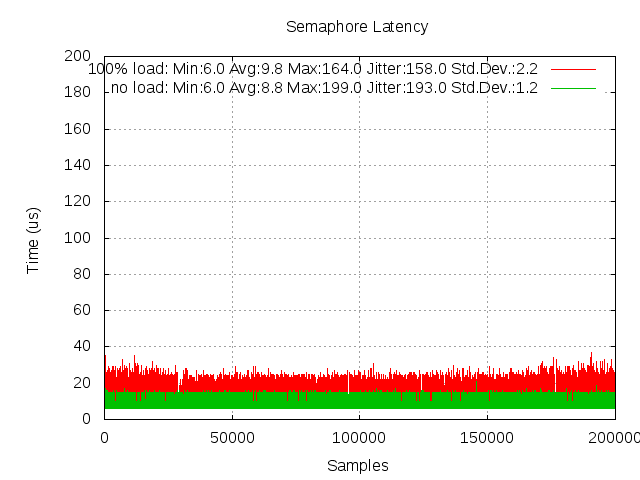

Generate this figure with gnuplot:
###########Gnuplot script###################
#	set term post eps color solid enh
	set terminal png
	set grid
#	set xtics 50000
	
	
	set output "semaphore_latency.png"
	set xlabel "Samples"
	set ylabel "Time (us)"
	set title "Semaphore Latency"
	plot "ptsematest.log.100load"  with lines title "100% load: Min:6.0 Avg:9.8 Max:164.0 Jitter:158.0 Std.Dev.:2.2", \
		"ptsematest.log.noload"  with lines title "no load: Min:6.0 Avg:8.8 Max:199.0 Jitter:193.0 Std.Dev.:1.2"
############################################
